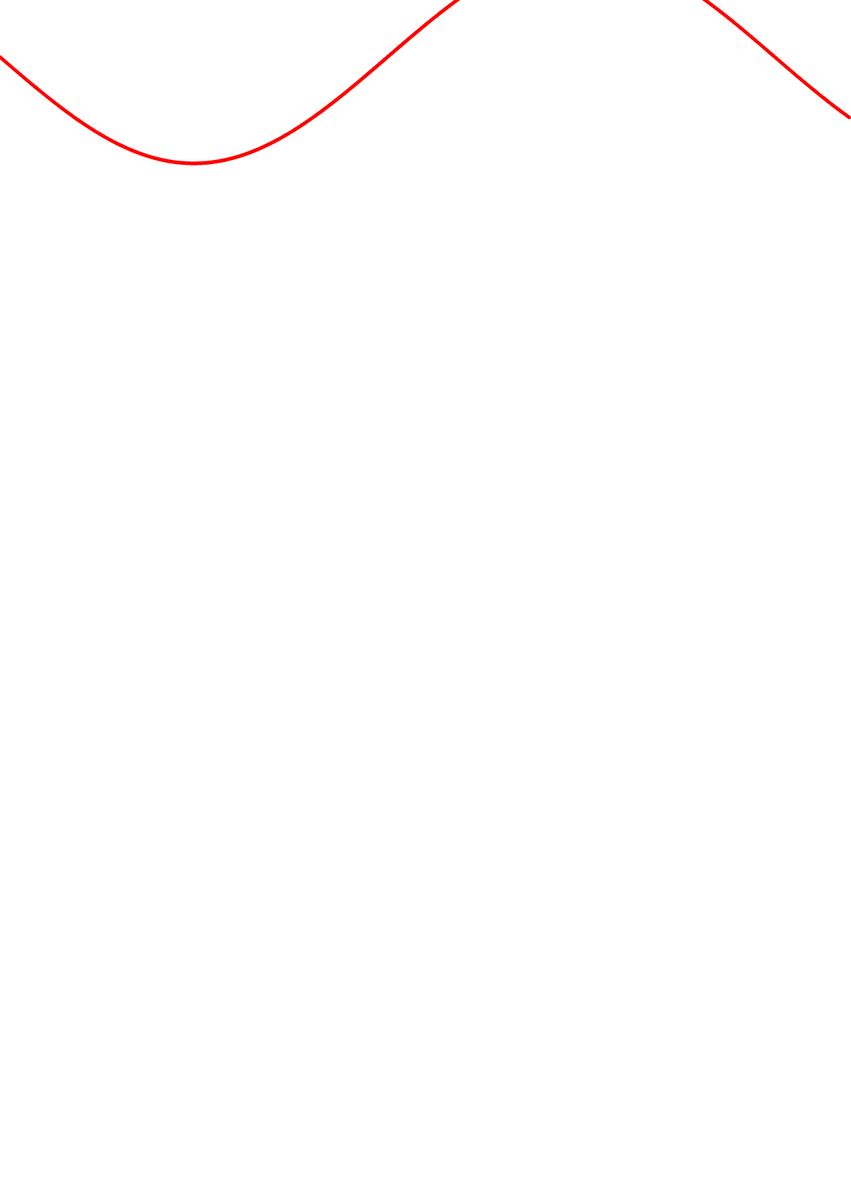
Frame 1 (no input)
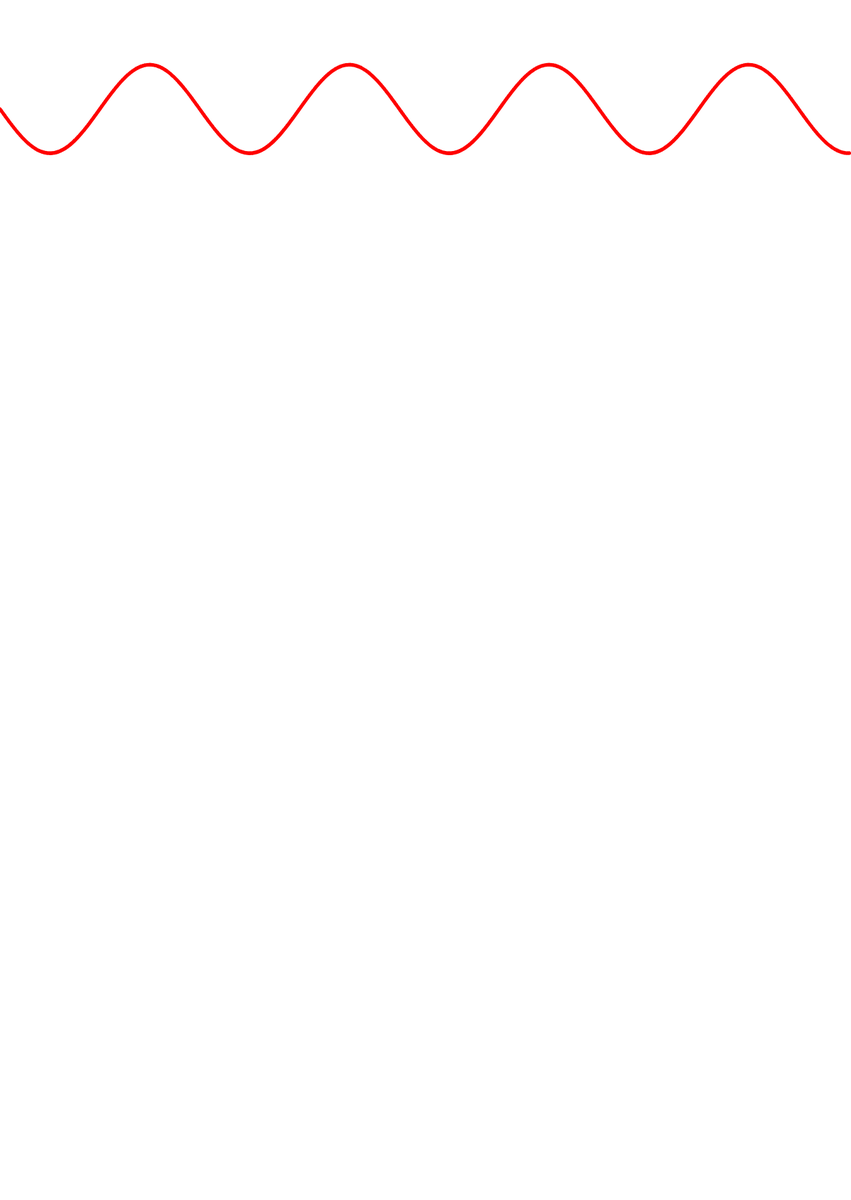
Frame 2 (the mouse pressed at the canvas centre, redrawn once)

The p5.js sketch that drew these frames (run headless with seeded random() and noise() and a simulated clock; the mouse was pressed at the canvas centre and the sketch redrawn once):

// p5.js sketch
// ── sketch.js
// CA Step One
// Hard coding out values

function setup() {
  createCanvas(1240, 1748);
  noFill();
  background(255);
  noLoop();
}



function draw() {
 background(255);
  makeRibbons();
  frameRate(2);
}







//-----
function makeRibbons() {
    stroke(255,0,0);
    strokeWeight(5);
    var startY = height /floor(random(1, 30));

  for (var i = 0; i < 1; i++) {
    var amount = 500;
    var frequency = random(1.0) / 15;
    var offset = random(200) + 5;

  }

  beginShape();
       vertex(0, startY);
          for (var c = 1; c < amount; c++) {
               var sinoffset = sin(frequency * c);
               var sinX = c * (width / amount);
               var sinY = startY + sinoffset * offset;

               bezierVertex(sinX, sinY, sinX, sinY - 1, sinX, sinY);
    }
  endShape();
  }
